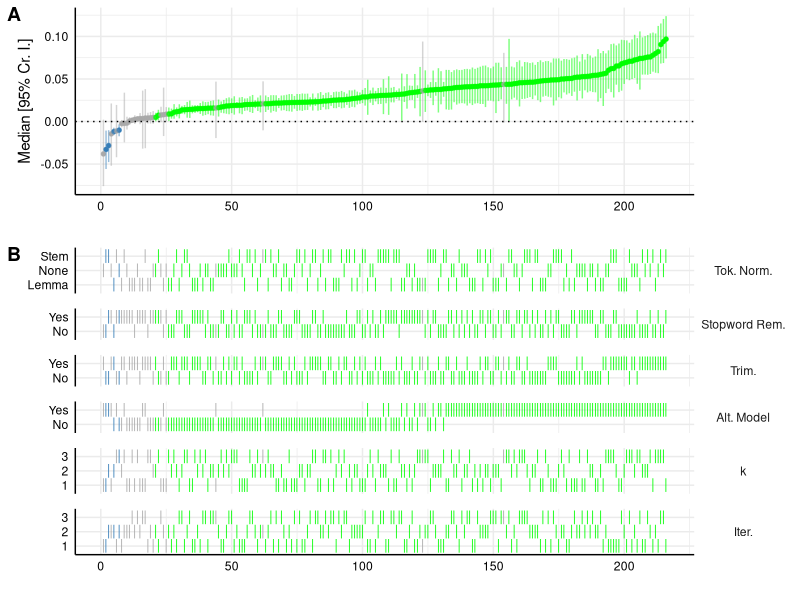
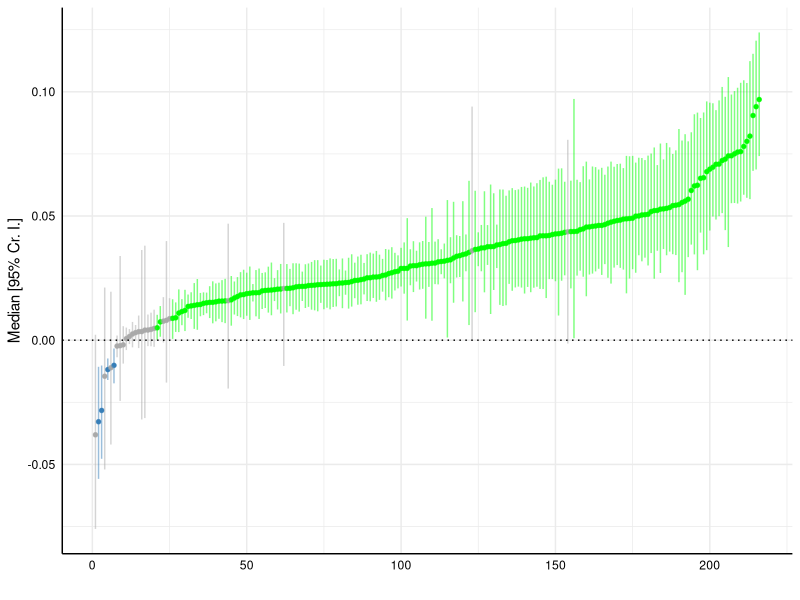
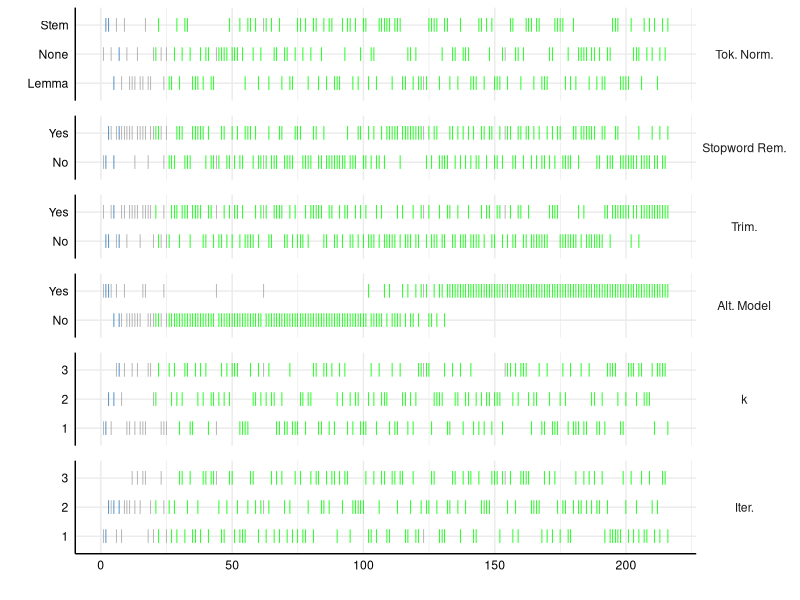

The R source for these figures, in order:
library(here)
library(dplyr)
library(ggplot2)

library(cowplot)
# library("dplyr")
# library("ggplot2")
# library("here")
library(stringr)
library(tidyr)

results <- read.csv(here("results", "aggregated", "tvinnereim", "1.csv"))

plot_a <- results |>
    arrange(Estimate) |>
    mutate(specifications = 1:nrow(results),
           color = case_when(Q2.5 > 0 ~ "green",
                             Q97.5 < 0 ~ "#377eb8",
                             is.na(Estimate) ~ "#e41a1c",
                             TRUE ~ "darkgrey")) |>
    ggplot(aes(x = specifications,
               y = Estimate,
               ymin = Q2.5,
               ymax = Q97.5,
               color = color)) +
    geom_point(aes(color = color),
               size = 1) +
    theme_minimal() +
    scale_color_identity() +
    theme(strip.text = element_blank(),
          axis.line = element_line("black", linewidth = .5),
          legend.position = "none",
          panel.spacing = unit(0.75, "lines"),
          axis.text = element_text(colour = "black")) +
    labs(x = "",
         y = "Median [95% Cr. I.]") +
    geom_pointrange(alpha = 0.5,
                    size = 0.6,
                    fatten = 1) +
    geom_hline(yintercept = 0,
               colour = "black",
               linetype = "dotted")

value <- key <- NULL
choices = c("Tok. Norm.", "Stopword Rem.", "Trim.", "Alt. Model",
            "k", "Iter.")

# Todo: Panel B of the entire plot still displays k and iteration settings as
# 1, 2, 3. I suppose that this should actually display the actual values used.
plot_b <- results |>
    arrange(Estimate) |>
    mutate(specifications = 1:nrow(results),
           color = case_when(Q2.5 > 0 ~ "green",
                             Q97.5 < 0 ~ "#377eb8",
                             is.na(Estimate) ~ "#e41a1c",
                             TRUE ~ "darkgrey")) |>
    mutate(
        token_normalization = case_when(
            str_equal(token_normalization, "none") ~ "None",
            str_equal(token_normalization, "lemmatization") ~ "Lemma",
            str_equal(token_normalization, "stemming") ~ "Stem"
        ),
        stopword_removal = case_when(
            stopword_removal ~ "Yes",
            !stopword_removal ~ "No"
        ),
        trimming = case_when(
            trimming ~ "Yes",
            !trimming ~ "No"
        ),
        alternative_model = case_when(
            alternative_model ~ "Yes",
            !alternative_model ~ "No"
        )
    ) |>
    rename("Tok. Norm." = token_normalization,
           "Stopword Rem." = stopword_removal,
           "Trim." = trimming,
           "Alt. Model" = alternative_model,
           "k" = k_setting,
           "Iter." = iteration_setting) |>
    gather(key, value, all_of(choices)) |>
    mutate(key = factor(key, levels = choices)) |>
    ggplot(aes(x = specifications,
               y = value,
               color = color)) +
    geom_point(aes(x = specifications,
                   y = value),
               shape = 124,
               size = 3.35) +
    scale_color_identity() +
    theme_minimal() +
    facet_grid(key~1, scales = "free_y", space = "free_y") +
    theme(
        axis.line = element_line("black", linewidth = 0.5),
        legend.position = "none",
        panel.spacing = unit(0.75, "lines"),
        axis.text = element_text(colour = "black"),
        strip.text.x = element_blank(),
        strip.text.y = element_text(angle = 0)) +
    labs(x = "", y = "")

plot <- plot_grid(plot_a,
                  plot_b,
                  labels = c("A", "B"),
                  align = "v",
                  axis = "rbl",
                  rel_heights = c(2, 3),
                  ncol = 1)
